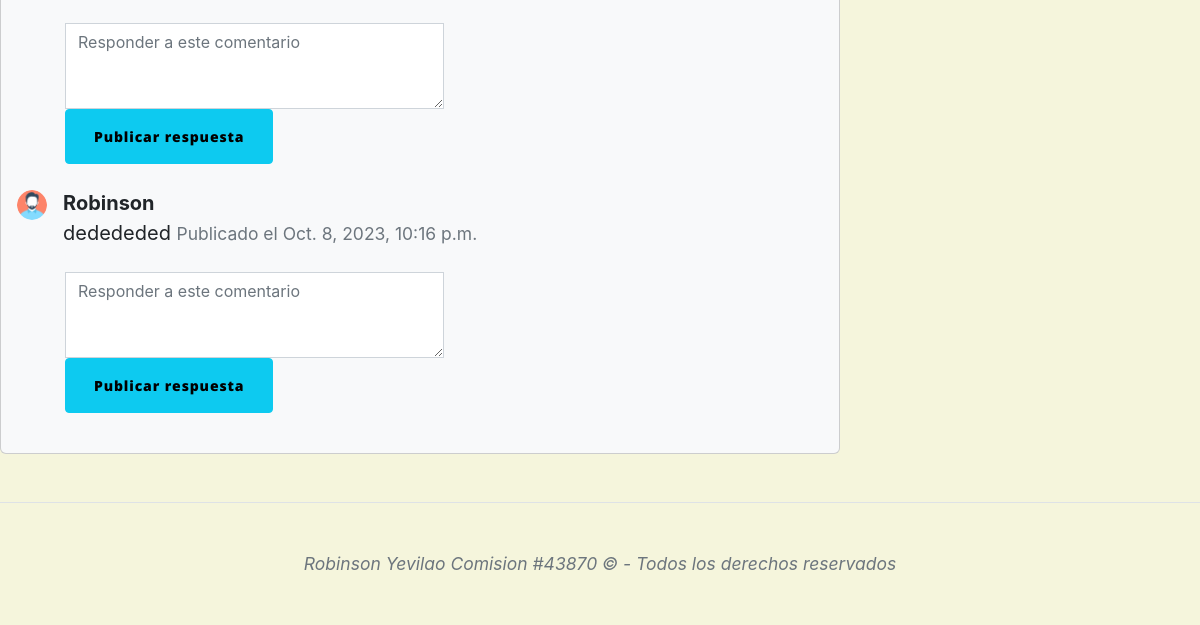
Before: /AppComunidad/contenido/5/ (lower part) with the older database file.
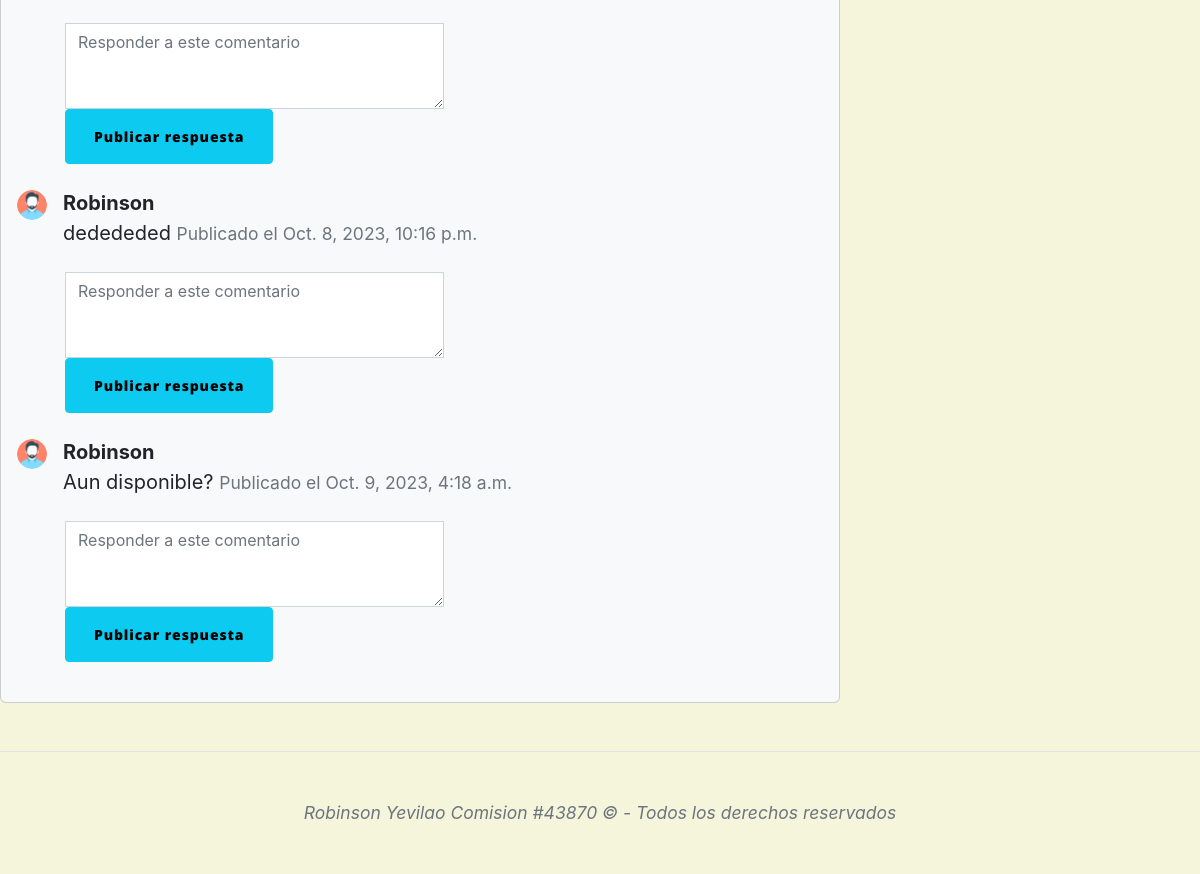
After: the same page with the newer database file.
### AppComunidad/models.py (models this page shows, shortened)
class Comentario(models.Model):
    autor = models.ForeignKey(User, on_delete=models.CASCADE)
    publicacion = models.ForeignKey(Comunidad, on_delete=models.CASCADE)
    contenido = models.TextField()
    fecha = models.DateTimeField(auto_now_add=True)
    avatar = models.ImageField(upload_to='media/avatars/', blank=True, null=True)
    respuesta_a = models.ForeignKey('self', null=True, blank=True, on_delete=models.CASCADE, related_name='respuestas')

### AppComunidad/views.py (the view)
# urls.py: path('contenido/<int:comunidad_id>/', contenido, name="contenido"),
def contenido(request, comunidad_id):
    avatar = obtenerAvatar(request)
    publicacion = get_object_or_404(Comunidad, id=comunidad_id)
    comentarios_principales = Comentario.objects.filter(publicacion=publicacion, respuesta_a=None)
    es_autor = publicacion.autor == request.user
    if request.method == 'POST':
        formulario = comentarioForm(request.POST)
        if formulario.is_valid():
            comentario = formulario.save(commit=False)
            comentario.autor = request.user
            comentario.publicacion = publicacion
            try:
                avatar_usuario = Avatar.objects.get(user=request.user)
                comentario.avatar = avatar_usuario.imagen
            except Avatar.DoesNotExist:
                comentario.avatar = None
            respuesta_a_id = request.POST.get('respuesta_a')
            if respuesta_a_id:
                comentario.respuesta_a = Comentario.objects.get(id=respuesta_a_id)
            comentario.save()
            return redirect('contenido', comunidad_id=comunidad_id)
    else:
        formulario = comentarioForm()
    return render(request, "AppComunidad/contenido.html", {'publicacion': publicacion, 'comentarios_principales': comentarios_principales, 'formulario': formulario, 'es_autor': es_autor, 'avatar': obtenerAvatar(request)})

### AppComunidad/forms.py
class comentarioForm(forms.ModelForm):
    respuesta_a = forms.IntegerField(widget=forms.HiddenInput, required=False)
    class Meta:
        model  = Comentario
        fields = ['contenido']

### AppLogin/views.py (called while the page is built)
def obtenerAvatar(request):
    avatares = Avatar.objects.filter(user=request.user.id)
    if len(avatares) != 0:
        return avatares[0].imagen.url
    else:
        return f"{settings.MEDIA_URL}avatars/avatarpordefecto.png"

### AppComunidad/Templates/AppComunidad/contenido.html (shortened to what this page needs)
{% extends "AppComunidad/padrecomunidad.html" %} {% load static %} {% block titulo %} Contenido Publicado {% endblock %} {% block contenido_comunidad %}
<section class="mb-5" style="width: 70%">
    <div class="card bg-light">
        <div class="card-body">
            {% for comentario_principal in comentarios_principales %}
            <div class="d-flex mb-4">
                <div class="flex-shrink-0">
                    {% if comentario_principal.avatar %}
                    <img class="rounded-circle" src="{{ comentario_principal.avatar.url }}" alt="Avatar de usuario" style="width: 30px" />
                    {% else %}
                    <img class="rounded-circle" src="{% static 'avatars/avatar-predeterminado.png' %}" alt="Avatar de usuario predeterminado" />
                    {% endif %}
                </div>
                <div class="ms-3">
                    <div class="fw-bold">{{ comentario_principal.autor.username }}</div>
                    {{ comentario_principal.contenido }}
                    <small class="text-muted">Publicado el {{ comentario_principal.fecha }}</small>
                </div>
            </div>
            <form class="mb-4 ms-5 mt-4 text-md" method="POST">
                <textarea class="form-control text-md" style="width: 50%" name="contenido" rows="3" placeholder="Responder a este comentario"></textarea>
                <button type="submit" class="btn btn-info text-md">Publicar respuesta</button>
            </form>
            {% endfor %}
        </div>
    </div>
</section>
{% endblock %}

Changed rows visible on the page:
added Comentario: avatar (picture), autor.username "Robinson", contenido "Aun disponible?", fecha "Oct. 9, 2023, 4:18 a.m."
